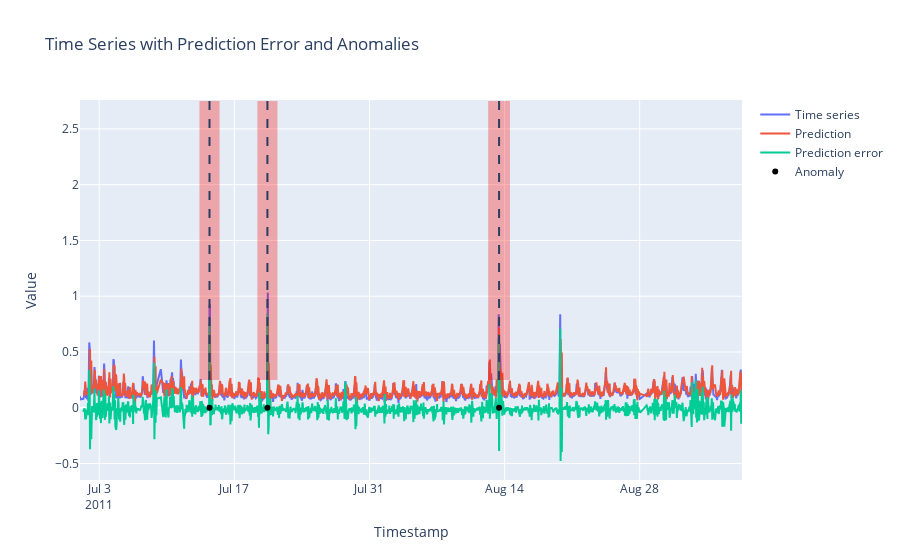

This figure's notebook cell:
### Code cell
fig = go.Figure()
fig = plot_results_timeseries(fig, df, y_pred_net, pred_error_net, anomaly_times, anomaly_windows, n_burn_in)
fig.show()

# Some browsers may not display the plotly figures, for those cases, showing the matplotlib figures
fig, ax = plt.subplots(figsize=(16, 6))
plot_results_timeseries_matplotlib(ax, df, y_pred_net, pred_error_net, anomaly_times, anomaly_windows, n_burn_in);

### Figure 1 — Plotly figure (JSON) as saved in the notebook; plotly's stock layout.template omitted (floating-point values rounded to 4 significant figures; data arrays with more than 128 entries replaced by an {"elided": "..."} marker saying what was removed)
{"data": [{"mode": "lines", "name": "Time series", "type": "scatter", "x": {"elided": "1538 str values"}, "y": {"elided": "1538 float values"}}, {"mode": "lines", "name": "Prediction", "type": "scatter", "x": {"elided": "1530 str values"}, "y": {"elided": "1530 float values"}}, {"mode": "lines", "name": "Prediction error", "type": "scatter", "x": {"elided": "1530 str values"}, "y": {"elided": "1530 float values"}}, {"marker": {"color": "black"}, "mode": "markers", "name": "Anomaly", "type": "scatter", "x": ["2011-07-14T10:15:01", "2011-07-20T10:15:01", "2011-08-13T10:15:01"], "y": [0, 0, 0]}], "layout": {"shapes": [{"fillcolor": "red", "line": {"width": 0}, "opacity": 0.3, "type": "rect", "x0": "2011-07-13T09:15:01", "x1": "2011-07-15T11:15:01", "y0": null, "y1": null}, {"fillcolor": "red", "line": {"width": 0}, "opacity": 0.3, "type": "rect", "x0": "2011-07-19T09:15:01", "x1": "2011-07-21T11:15:01", "y0": null, "y1": null}, {"fillcolor": "red", "line": {"width": 0}, "opacity": 0.3, "type": "rect", "x0": "2011-08-12T07:15:01", "x1": "2011-08-14T13:15:01", "y0": null, "y1": null}, {"line": {"dash": "dash"}, "type": "line", "x0": "2011-07-14T10:15:01", "x1": "2011-07-14T10:15:01", "y0": null, "y1": null}, {"line": {"dash": "dash"}, "type": "line", "x0": "2011-07-20T10:15:01", "x1": "2011-07-20T10:15:01", "y0": null, "y1": null}, {"line": {"dash": "dash"}, "type": "line", "x0": "2011-08-13T10:15:01", "x1": "2011-08-13T10:15:01", "y0": null, "y1": null}], "title": {"text": "Time Series with Prediction Error and Anomalies"}, "xaxis": {"title": {"text": "Timestamp"}}, "yaxis": {"title": {"text": "Value"}}}}
